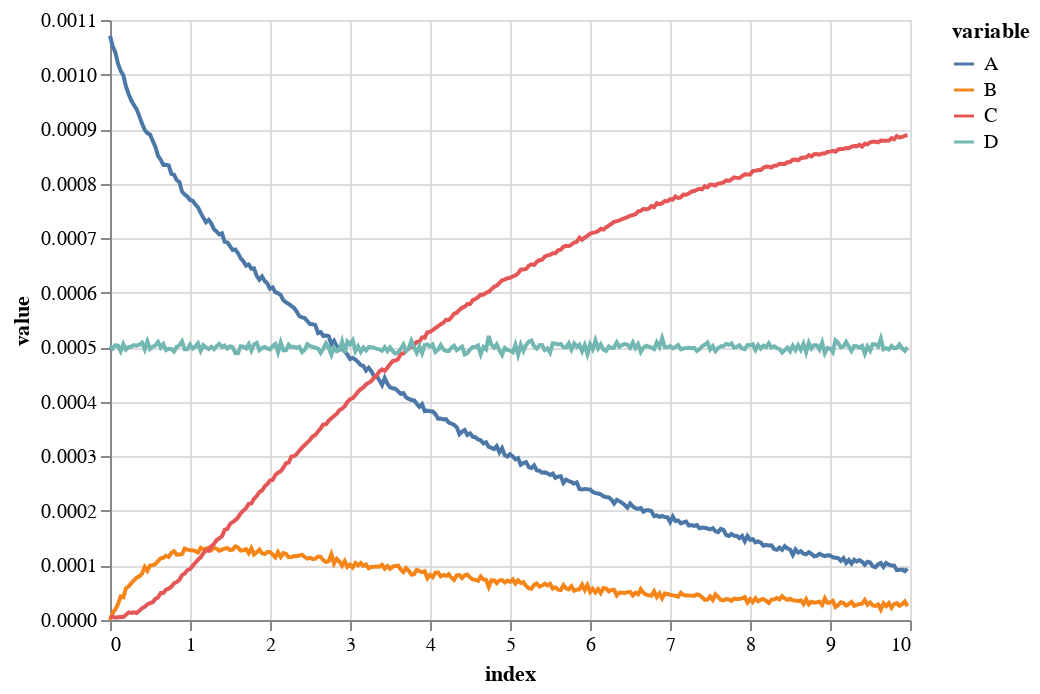

The code cell stored with this chart in its notebook:
### Code cell
alt.Chart(Cdfg).mark_line().encode(
  alt.X('index:Q'),
  alt.Y('value:Q'),
  alt.Color('variable:N')
)

### Figure 1 — Vega-Lite specification as saved in the notebook (floating-point values rounded to 4 significant figures; data arrays with more than 128 entries replaced by an {"elided": "..."} marker saying what was removed)
{"config": {"view": {"continuousWidth": 400, "continuousHeight": 300}}, "data": {"name": "data-922bebf0cbb26e697786ea43f83aca38"}, "mark": "line", "encoding": {"color": {"type": "nominal", "field": "variable"}, "x": {"type": "quantitative", "field": "index"}, "y": {"type": "quantitative", "field": "value"}}, "$schema": "https://vega.github.io/schema/vega-lite/v4.8.1.json", "datasets": {"data-922bebf0cbb26e697786ea43f83aca38": {"elided": "1200 records"}}}
